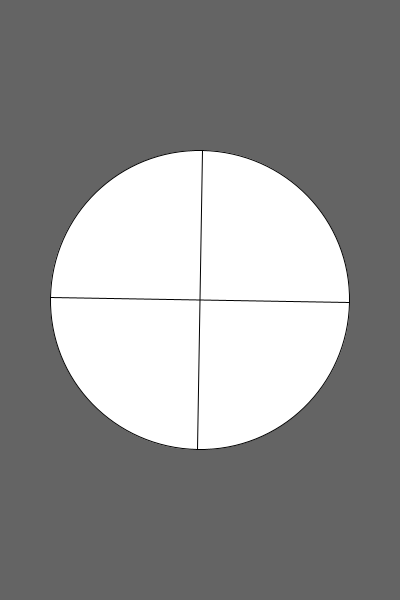
Frame 1 (no input)
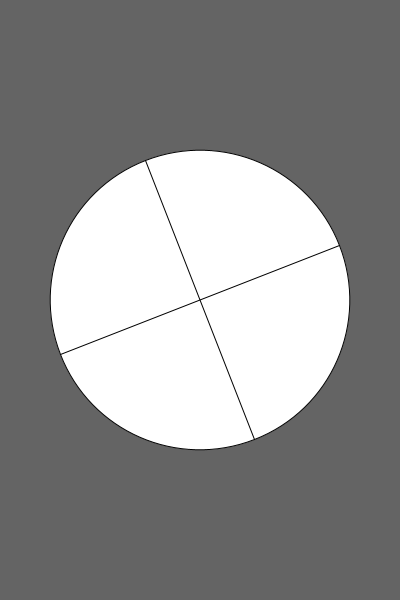
Frame 60 (the mouse pressed at the canvas centre just before this capture)
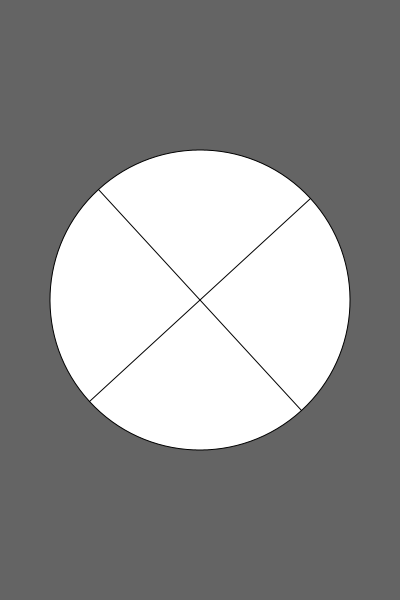
Frame 120 (the mouse held since frame 60 and released just before this capture)

The Processing sketch that drew these frames (run headless with seeded random() and noise(); from frame 60 on, the mouse is pressed at the canvas centre):

// Processing sketch: sketch_210909a
// ── sketch_210909a.pde
void setup() {
  size(400, 600);
}

void draw() {
  background(100);
  translate(200,300);
   rotate(frameCount/50.0);
  circle(0, 0, 300);
  line(-150, 0,150, 0);//den horisontale linje
  line(0, -150, 0, 150);//den vertikale linje
  }
